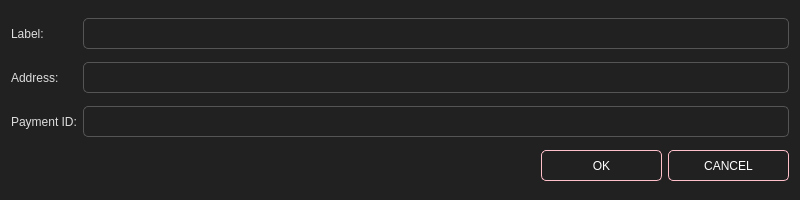
<?xml version="1.0" encoding="UTF-8"?>
<ui version="4.0">
 <class>NewAddressDialog</class>
 <widget class="QDialog" name="NewAddressDialog">
  <property name="geometry">
   <rect>
    <x>0</x>
    <y>0</y>
    <width>800</width>
    <height>200</height>
   </rect>
  </property>
  <property name="windowTitle">
   <string>New address</string>
  </property>
  <property name="styleSheet">
   <string notr="true">color: #ddd; background-color: #212121; </string>
  </property>
  <layout class="QGridLayout" name="gridLayout">
   <item row="1" column="0">
    <widget class="QLabel" name="label_2">
     <property name="sizePolicy">
      <sizepolicy hsizetype="Maximum" vsizetype="Preferred">
       <horstretch>0</horstretch>
       <verstretch>0</verstretch>
      </sizepolicy>
     </property>
     <property name="styleSheet">
      <string notr="true"></string>
     </property>
     <property name="text">
      <string>Address:</string>
     </property>
    </widget>
   </item>
   <item row="0" column="0">
    <widget class="QLabel" name="label">
     <property name="sizePolicy">
      <sizepolicy hsizetype="Maximum" vsizetype="Preferred">
       <horstretch>0</horstretch>
       <verstretch>0</verstretch>
      </sizepolicy>
     </property>
     <property name="styleSheet">
      <string notr="true"></string>
     </property>
     <property name="text">
      <string>Label:</string>
     </property>
    </widget>
   </item>
   <item row="3" column="0" colspan="2">
    <spacer name="horizontalSpacer">
     <property name="orientation">
      <enum>Qt::Horizontal</enum>
     </property>
     <property name="sizeHint" stdset="0">
      <size>
       <width>600</width>
       <height>20</height>
      </size>
     </property>
    </spacer>
   </item>
   <item row="2" column="0">
    <widget class="QLabel" name="label_3">
     <property name="sizePolicy">
      <sizepolicy hsizetype="Maximum" vsizetype="Preferred">
       <horstretch>0</horstretch>
       <verstretch>0</verstretch>
      </sizepolicy>
     </property>
     <property name="styleSheet">
      <string notr="true"></string>
     </property>
     <property name="text">
      <string>Payment ID:</string>
     </property>
    </widget>
   </item>
   <item row="3" column="3">
    <widget class="QPushButton" name="m_cancelButton">
     <property name="minimumSize">
      <size>
       <width>121</width>
       <height>31</height>
      </size>
     </property>
     <property name="styleSheet">
      <string notr="true">QPushButton#m_cancelButton
{
    color: #fff;
    border: 1px solid pink;
    font-size: 12px;
    border-radius: 5px;
    
}

QPushButton#m_cancelButton:hover
{
    color: pink;
    border: 1px solid pink;
    font-size: 12px;
    border-radius: 5px;
    
}</string>
     </property>
     <property name="text">
      <string>CANCEL</string>
     </property>
    </widget>
   </item>
   <item row="3" column="2">
    <widget class="QPushButton" name="m_okButton">
     <property name="enabled">
      <bool>true</bool>
     </property>
     <property name="minimumSize">
      <size>
       <width>121</width>
       <height>31</height>
      </size>
     </property>
     <property name="styleSheet">
      <string notr="true">QPushButton#m_okButton
{
    color: #fff;
    border: 1px solid pink;
    font-size: 12px;
    border-radius: 5px;
    
}

QPushButton#m_okButton:hover
{
    color: pink;
    border: 1px solid pink;
    font-size: 12px;
    border-radius: 5px;
    
}</string>
     </property>
     <property name="text">
      <string>OK</string>
     </property>
     <property name="default">
      <bool>true</bool>
     </property>
    </widget>
   </item>
   <item row="2" column="1" colspan="3">
    <widget class="QLineEdit" name="m_contactPaymentIdEdit">
     <property name="minimumSize">
      <size>
       <width>0</width>
       <height>31</height>
      </size>
     </property>
     <property name="styleSheet">
      <string notr="true">padding: 3px; border: 1px solid #555; border-radius: 5px;   color: #aaa;</string>
     </property>
     <property name="echoMode">
      <enum>QLineEdit::Normal</enum>
     </property>
    </widget>
   </item>
   <item row="1" column="1" colspan="3">
    <widget class="QLineEdit" name="m_addressEdit">
     <property name="minimumSize">
      <size>
       <width>0</width>
       <height>31</height>
      </size>
     </property>
     <property name="styleSheet">
      <string notr="true">padding: 3px; border: 1px solid #555; border-radius: 5px;   color: #aaa;</string>
     </property>
     <property name="echoMode">
      <enum>QLineEdit::Normal</enum>
     </property>
    </widget>
   </item>
   <item row="0" column="1" colspan="3">
    <widget class="QLineEdit" name="m_labelEdit">
     <property name="sizePolicy">
      <sizepolicy hsizetype="Expanding" vsizetype="Fixed">
       <horstretch>0</horstretch>
       <verstretch>0</verstretch>
      </sizepolicy>
     </property>
     <property name="minimumSize">
      <size>
       <width>0</width>
       <height>31</height>
      </size>
     </property>
     <property name="styleSheet">
      <string notr="true">padding: 3px; border: 1px solid #555; border-radius: 5px;   color: #aaa;</string>
     </property>
     <property name="echoMode">
      <enum>QLineEdit::Normal</enum>
     </property>
    </widget>
   </item>
  </layout>
 </widget>
 <tabstops>
  <tabstop>m_labelEdit</tabstop>
  <tabstop>m_addressEdit</tabstop>
  <tabstop>m_contactPaymentIdEdit</tabstop>
  <tabstop>m_okButton</tabstop>
  <tabstop>m_cancelButton</tabstop>
 </tabstops>
 <resources/>
 <connections>
  <connection>
   <sender>m_okButton</sender>
   <signal>clicked()</signal>
   <receiver>NewAddressDialog</receiver>
   <slot>accept()</slot>
   <hints>
    <hint type="sourcelabel">
     <x>410</x>
     <y>102</y>
    </hint>
    <hint type="destinationlabel">
     <x>294</x>
     <y>63</y>
    </hint>
   </hints>
  </connection>
  <connection>
   <sender>m_cancelButton</sender>
   <signal>clicked()</signal>
   <receiver>NewAddressDialog</receiver>
   <slot>reject()</slot>
   <hints>
    <hint type="sourcelabel">
     <x>526</x>
     <y>102</y>
    </hint>
    <hint type="destinationlabel">
     <x>294</x>
     <y>63</y>
    </hint>
   </hints>
  </connection>
 </connections>
</ui>
